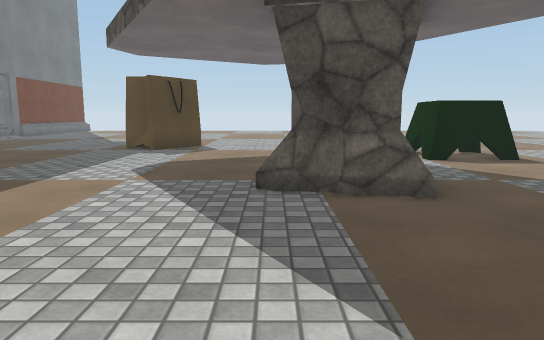
View 1 (above)

18 first-person views from a walk through a 3-D level made in the Unity game engine. The camera is 1.2 m above the floor, tilts 8° down and sees 70° across. The floor is counted in squares, 1 m on a side. Each view is taken from the middle of a square. On the plan, view 1 faces up. The plan holds only what a view shows up to about 15 squares ahead; the rest is blank. The place goes on beyond the plan. Surface patterns are stand-ins for the level's own textures.

View 2
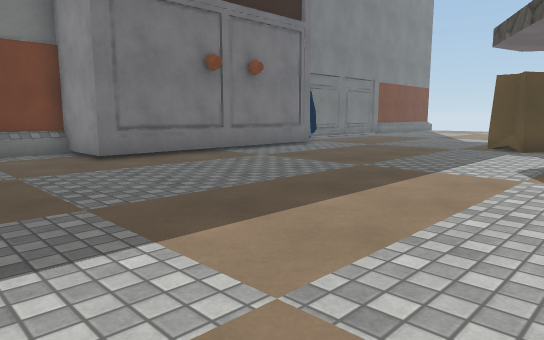

View 3
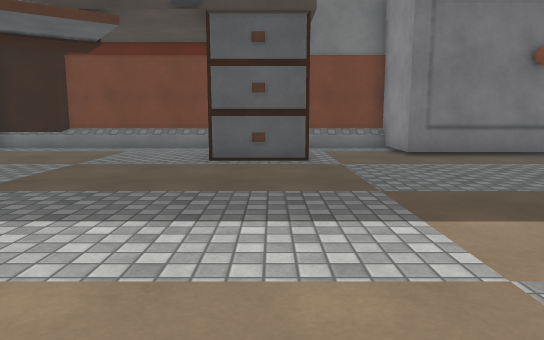

View 4
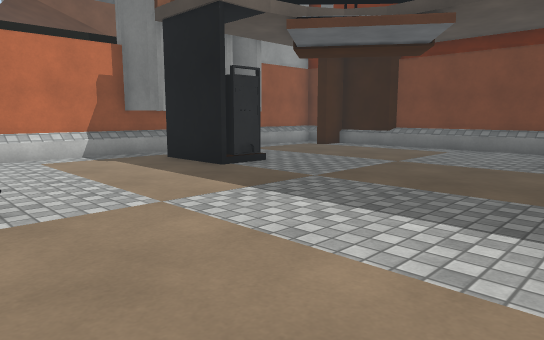

View 5
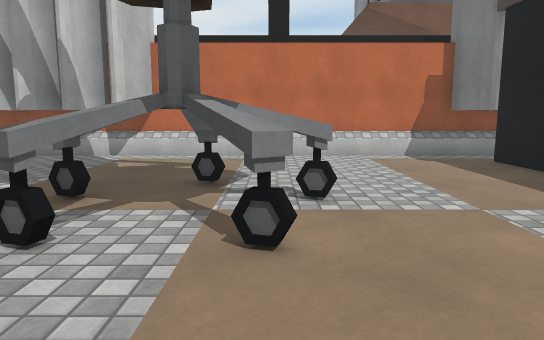

View 6
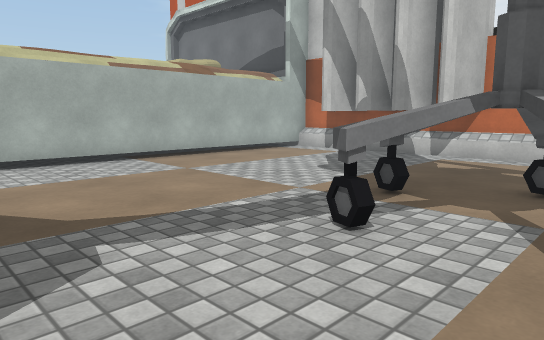

View 7
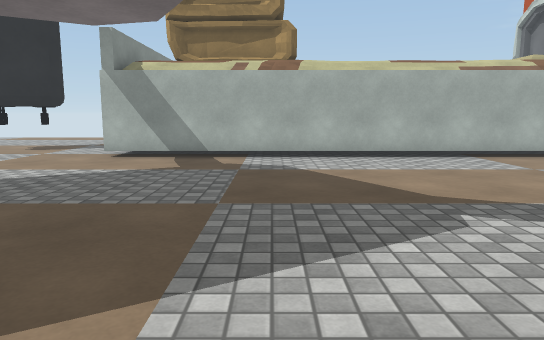

View 8
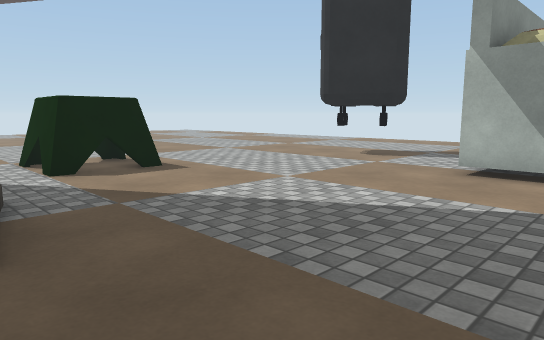

View 9
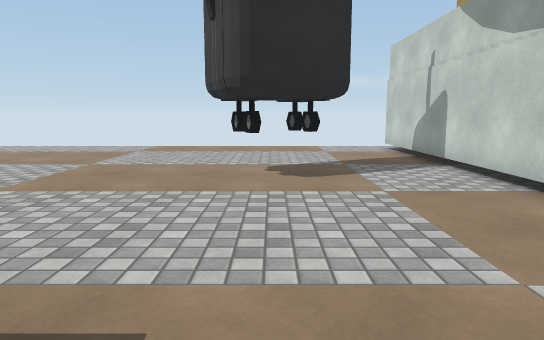

View 10
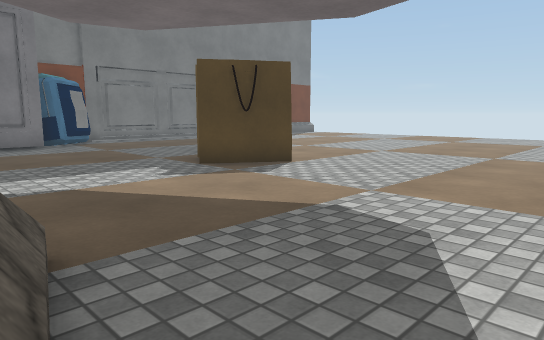

View 11
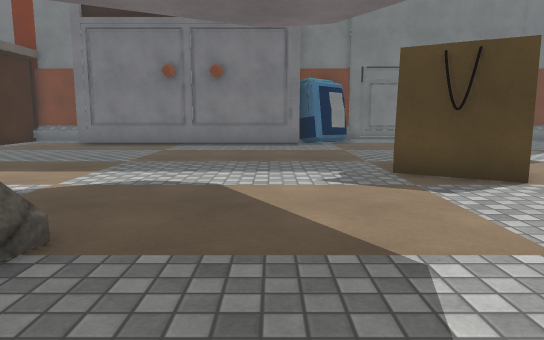

View 12
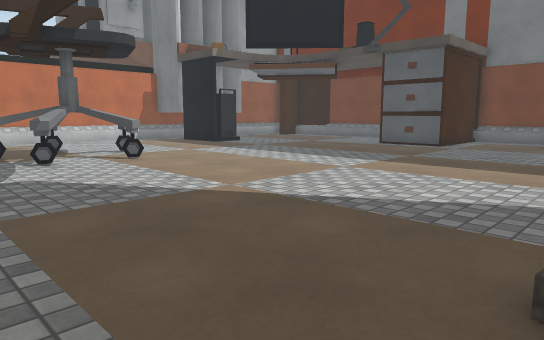

View 13
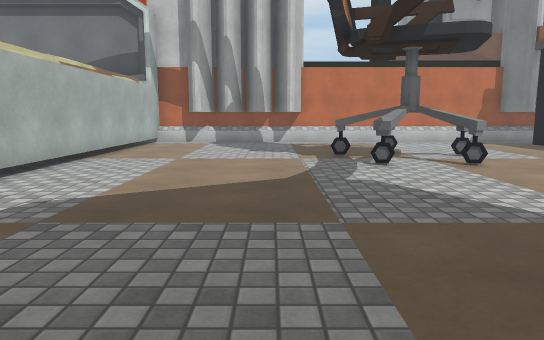

View 14
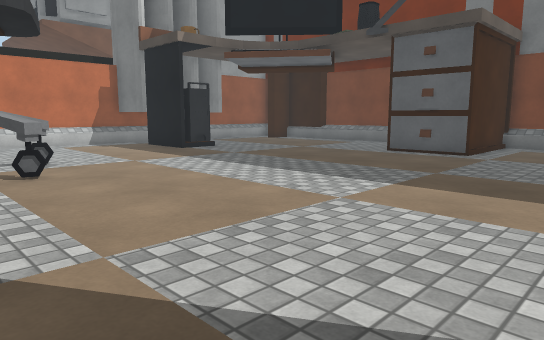

View 15
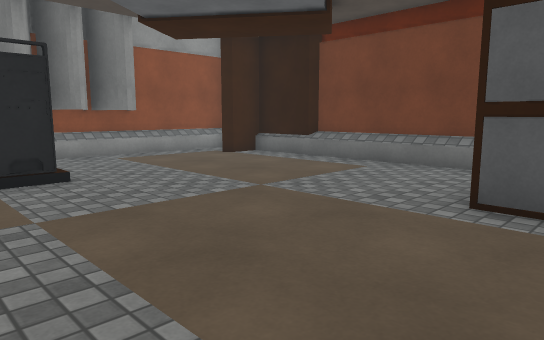

View 16
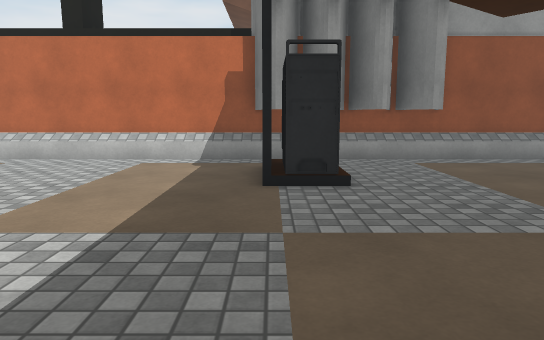

View 17
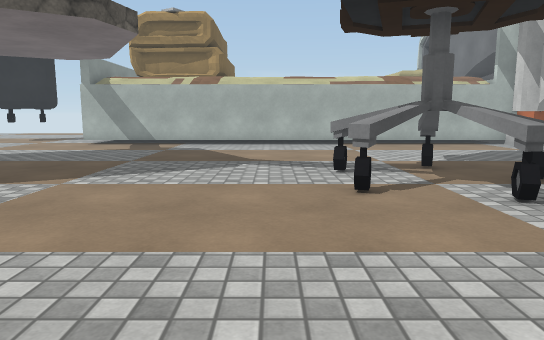

View 18
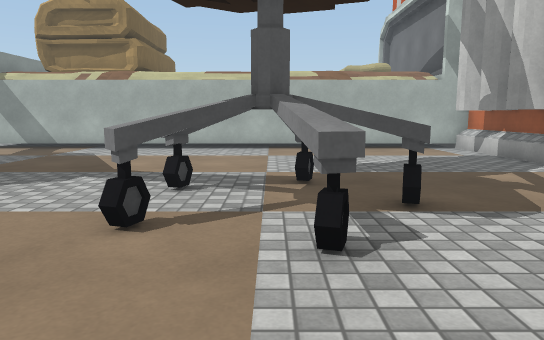

### Floor plan
Key: @ floor where view 1 was taken; # wall or solid block; x gap in a wall; . floor; = window, fence, low wall or low ledge; T thing the floor can be seen under or through; O other object.
Columns run from 15 left of view 1 to 20 right of it. Each row starts with its distance up from view 1.
 15     ......OOO........   ..  ........
 14   O ......OO........................
 13   #.................OO..............
 12   ##................OO..............
 11    #................OO..............
 10    #.......................OT ......
  9    #............=..........TTT......
  8    #...........=##=.........OT......
  7    #...........###=.................
  6    #...........=##..................
  5    #......................#########.
  4    #.....................##
  3 ####.....................#
  2 #........................#
  1 #........................#
  0 ######.........@.........#
 -1     ##...................#
 -2     ##...................#
 -3 #   #....................#
 -4 #..............O.........#
 -5 #..............TTTO......#
 -6 #..............TTTT......#
 -7 #.............OTT.O......#
 -8 #...............O........#
 -9 ##......O#...............#
-10  #......O#...............#
-11  ##..... x...............#
-12   ...#####.........#####.#
-13  ###### ############# ####

Where each view was taken, in squares from view 1:
view 1: 0 up, 0 right, facing up
view 2: 1 down, 1 left, facing up-left
view 3: 1 down, 0 right, facing left
view 4: 1 down, 0 right, facing down-left
view 5: 1 down, 0 right, facing down
view 6: 1 down, 0 right, facing down-right
view 7: 0 up, 1 left, facing right
view 8: 2 up, 2 right, facing up-right
view 9: 9 up, 5 right, facing right
view 10: 8 up, 4 right, facing up-left
view 11: 11 up, 4 right, facing left
view 12: 6 up, 5 right, facing down-left
view 13: 5 up, 5 right, facing down
view 14: 4 up, 2 right, facing down-left
view 15: 1 down, 5 left, facing down-left
view 16: 2 down, 6 left, facing down
view 17: 3 down, 6 left, facing right
view 18: 6 down, 4 left, facing right
